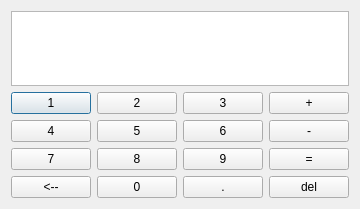
<?xml version="1.0" encoding="UTF-8"?>
<ui version="4.0">
 <class>Dialog</class>
 <widget class="QDialog" name="Dialog">
  <property name="geometry">
   <rect>
    <x>0</x>
    <y>0</y>
    <width>340</width>
    <height>209</height>
   </rect>
  </property>
  <property name="windowTitle">
   <string>Калькулятор</string>
  </property>
  <layout class="QVBoxLayout" name="verticalLayout_2">
   <item>
    <layout class="QVBoxLayout" name="verticalLayout">
     <item>
      <widget class="QTextEdit" name="textEdit">
       <property name="font">
        <font>
         <pointsize>36</pointsize>
        </font>
       </property>
       <property name="acceptDrops">
        <bool>true</bool>
       </property>
       <property name="layoutDirection">
        <enum>Qt::LeftToRight</enum>
       </property>
       <property name="autoFillBackground">
        <bool>false</bool>
       </property>
      </widget>
     </item>
     <item>
      <layout class="QGridLayout" name="gridLayout">
       <item row="1" column="0">
        <widget class="QPushButton" name="pushButton_1">
         <property name="enabled">
          <bool>true</bool>
         </property>
         <property name="text">
          <string>1</string>
         </property>
        </widget>
       </item>
       <item row="1" column="2">
        <widget class="QPushButton" name="pushButton_3">
         <property name="text">
          <string>3</string>
         </property>
        </widget>
       </item>
       <item row="1" column="1">
        <widget class="QPushButton" name="pushButton_2">
         <property name="text">
          <string>2</string>
         </property>
        </widget>
       </item>
       <item row="2" column="0">
        <widget class="QPushButton" name="pushButton_4">
         <property name="text">
          <string>4</string>
         </property>
        </widget>
       </item>
       <item row="2" column="1">
        <widget class="QPushButton" name="pushButton_5">
         <property name="text">
          <string>5</string>
         </property>
        </widget>
       </item>
       <item row="2" column="2">
        <widget class="QPushButton" name="pushButton_6">
         <property name="text">
          <string>6</string>
         </property>
        </widget>
       </item>
       <item row="3" column="0">
        <widget class="QPushButton" name="pushButton_7">
         <property name="text">
          <string>7</string>
         </property>
        </widget>
       </item>
       <item row="3" column="1">
        <widget class="QPushButton" name="pushButton_8">
         <property name="text">
          <string>8</string>
         </property>
        </widget>
       </item>
       <item row="3" column="2">
        <widget class="QPushButton" name="pushButton_9">
         <property name="text">
          <string>9</string>
         </property>
        </widget>
       </item>
       <item row="4" column="1">
        <widget class="QPushButton" name="pushButton_0">
         <property name="text">
          <string>0</string>
         </property>
        </widget>
       </item>
       <item row="4" column="0">
        <widget class="QPushButton" name="pushButton_del">
         <property name="text">
          <string>&lt;--</string>
         </property>
        </widget>
       </item>
       <item row="4" column="2">
        <widget class="QPushButton" name="pushButton_point">
         <property name="text">
          <string>.</string>
         </property>
        </widget>
       </item>
       <item row="1" column="3">
        <widget class="QPushButton" name="pushButton_plus">
         <property name="text">
          <string>+</string>
         </property>
        </widget>
       </item>
       <item row="2" column="3">
        <widget class="QPushButton" name="pushButton_minus">
         <property name="text">
          <string>-</string>
         </property>
        </widget>
       </item>
       <item row="3" column="3">
        <widget class="QPushButton" name="pushButton_ravno">
         <property name="text">
          <string>=</string>
         </property>
        </widget>
       </item>
       <item row="4" column="3">
        <widget class="QPushButton" name="pushButton_del_2">
         <property name="text">
          <string>del</string>
         </property>
        </widget>
       </item>
      </layout>
     </item>
    </layout>
   </item>
  </layout>
 </widget>
 <layoutdefault spacing="6" margin="11"/>
 <resources/>
 <connections/>
</ui>
